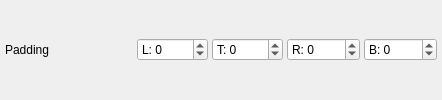
                     <widget class="QWidget" name="paddingRow" native="true">
                      <property name="minimumSize">
                       <size>
                        <width>0</width>
                        <height>24</height>
                       </size>
                      </property>
                      <layout class="QHBoxLayout" name="horizontalLayout_padding">
                       <property name="spacing">
                        <number>4</number>
                       </property>
                       <property name="leftMargin">
                        <number>5</number>
                       </property>
                       <property name="topMargin">
                        <number>2</number>
                       </property>
                       <property name="rightMargin">
                        <number>5</number>
                       </property>
                       <property name="bottomMargin">
                        <number>2</number>
                       </property>
                       <item>
                        <widget class="QLabel" name="labelPadding">
                         <property name="minimumSize">
                          <size>
                           <width>128</width>
                           <height>0</height>
                          </size>
                         </property>
                         <property name="text">
                          <string>Padding</string>
                         </property>
                        </widget>
                       </item>
                       <item>
                        <widget class="QWidget" name="paddingContent" native="true">
                         <layout class="QHBoxLayout" name="horizontalLayout_paddingContent">
                          <property name="spacing">
                           <number>4</number>
                          </property>
                          <property name="leftMargin">
                           <number>0</number>
                          </property>
                          <property name="topMargin">
                           <number>0</number>
                          </property>
                          <property name="rightMargin">
                           <number>0</number>
                          </property>
                          <property name="bottomMargin">
                           <number>0</number>
                          </property>
                          <item>
                           <widget class="QSpinBox" name="paddingLeftSpin">
                            <property name="minimum">
                             <number>-4096</number>
                            </property>
                            <property name="maximum">
                             <number>4096</number>
                            </property>
                            <property name="prefix">
                             <string>L: </string>
                            </property>
                           </widget>
                          </item>
                          <item>
                           <widget class="QSpinBox" name="paddingTopSpin">
                            <property name="minimum">
                             <number>-4096</number>
                            </property>
                            <property name="maximum">
                             <number>4096</number>
                            </property>
                            <property name="prefix">
                             <string>T: </string>
                            </property>
                           </widget>
                          </item>
                          <item>
                           <widget class="QSpinBox" name="paddingRightSpin">
                            <property name="minimum">
                             <number>-4096</number>
                            </property>
                            <property name="maximum">
                             <number>4096</number>
                            </property>
                            <property name="prefix">
                             <string>R: </string>
                            </property>
                           </widget>
                          </item>
                          <item>
                           <widget class="QSpinBox" name="paddingBottomSpin">
                            <property name="minimum">
                             <number>-4096</number>
                            </property>
                            <property name="maximum">
                             <number>4096</number>
                            </property>
                            <property name="prefix">
                             <string>B: </string>
                            </property>
                           </widget>
                          </item>
                         </layout>
                        </widget>
                       </item>
                      </layout>
                     </widget>
